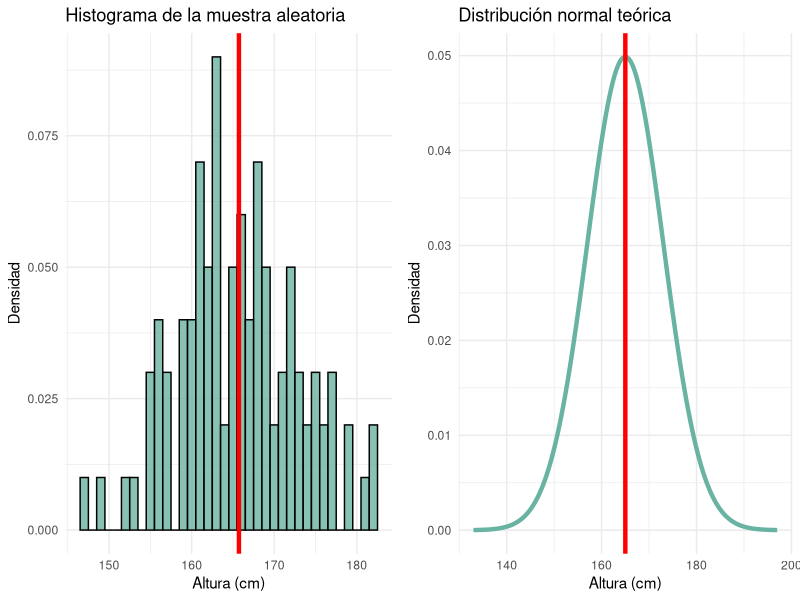

Write the R code that produced this figure.
library(ggplot2)
library(gridExtra)

# Definir los parámetros de la población
mu <- 165   # media de la población
sigma <- 8  # desviación estándar de la población

# Generar una muestra aleatoria de 100 estudiantes
set.seed(123) # Para que los resultados sean reproducibles
n <- 100
muestra <- rnorm(n, mean = mu, sd = sigma)

# Calcular la media muestral y el error estándar
media_muestral <- mean(muestra)
error_estandar <- sigma/sqrt(n)

# Crear un histograma de la muestra aleatoria
p1 <- ggplot(data.frame(muestra), aes(x = muestra)) +
  geom_histogram(aes(y = ..density..), binwidth = 1,
                 fill = "#69b3a2", color = "black", alpha = 0.8) +
  geom_vline(xintercept = media_muestral, color = "red", size = 1.5) +
  ggtitle("Histograma de la muestra aleatoria") +
  xlab("Altura (cm)") +
  ylab("Densidad") +
  theme_minimal()

# Crear una distribución normal teórica con media y desviación estándar correspondientes a los parámetros de la población
x <- seq(mu - 4*sigma, mu + 4*sigma, length.out = 1000)
y <- dnorm(x, mean = mu, sd = sigma)
datos_normal <- data.frame(x, y)

# Crear un gráfico de la distribución normal teórica
p2 <- ggplot(datos_normal, aes(x = x, y = y)) +
  geom_line(color = "#69b3a2", size = 1.5) +
  geom_vline(xintercept = mu, color = "red", size = 1.5) +
  ggtitle("Distribución normal teórica") +
  xlab("Altura (cm)") +
  ylab("Densidad") +
  theme_minimal()

# Combinar ambos gráficos
grid.arrange(p1, p2, ncol = 2)
